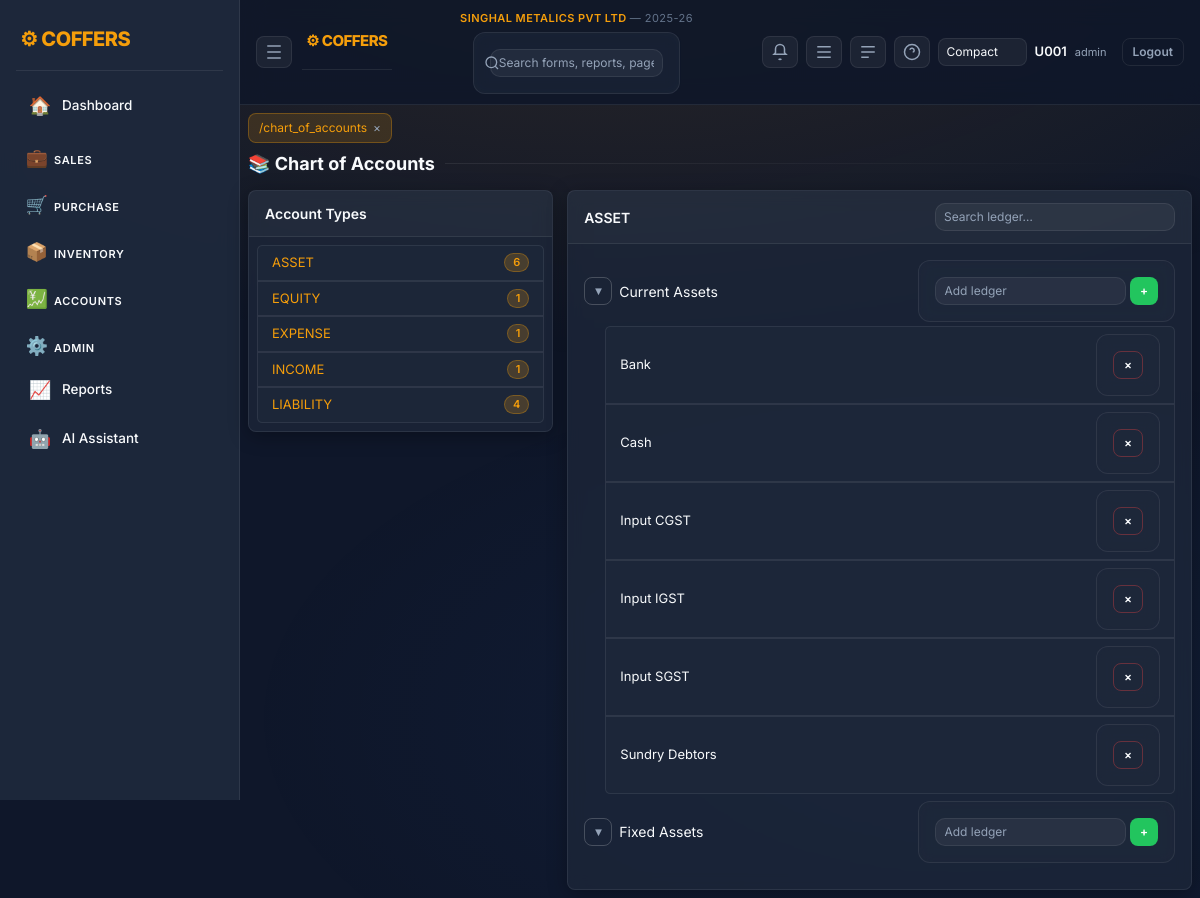
Screenshot of /chart_of_accounts (signed in) with the database file from the repository.
### tables this page shows
CREATE TABLE company_mast(
          company_id INTEGER PRIMARY KEY AUTOINCREMENT,
          company_name TEXT,
          short_name TEXT,
          gstin TEXT,
          address TEXT,
          city TEXT,
          state TEXT
        , group_name TEXT, company_logo TEXT, app_logo TEXT);

CREATE TABLE financial_years(
          fy_id INTEGER PRIMARY KEY AUTOINCREMENT,
          company_id INTEGER,
          fy_name TEXT,
          start_date TEXT,
          end_date TEXT
        );

CREATE TABLE acc_groups(
    group_id INTEGER PRIMARY KEY AUTOINCREMENT,
    group_name TEXT UNIQUE,
    parent_group TEXT,
    acc_type TEXT
);

CREATE TABLE ledgers(
    ledger_id INTEGER PRIMARY KEY AUTOINCREMENT,
    ledger_name TEXT UNIQUE,
    group_id INTEGER,
    opening_balance REAL DEFAULT 0
);

### app.py (the view, shortened to what this page needs)
@app.route("/chart_of_accounts", methods=["GET","POST"])
def chart_of_accounts():
    if "user" not in session:
        return redirect("/")
    con = db()
    types = sorted({r[0] for r in con.execute("SELECT DISTINCT acc_type FROM acc_groups").fetchall()})
    selected = request.args.get("type") or (types[0] if types else "")
    tree = []
    if selected:
        groups = con.execute("""
            SELECT group_id,group_name
            FROM acc_groups
            WHERE acc_type=?
            ORDER BY group_name
        """, (selected,)).fetchall()
        for g in groups:
            gid, gname = g[0], g[1]
            ledgers = con.execute("""
                SELECT ledger_id,ledger_name
                FROM ledgers
                WHERE group_id=?
                ORDER BY ledger_name
            """, (gid,)).fetchall()
            tree.append({"id": gid, "name": gname, "ledgers": ledgers})
    summary = []
    for t in types:
        cnt = con.execute("""
            SELECT COUNT(*)
            FROM ledgers l
            JOIN acc_groups g ON l.group_id=g.group_id
            WHERE g.acc_type=?
        """, (t,)).fetchone()[0]
        summary.append((t, cnt))
    return render_template("chart_of_accounts.html", types=types, selected=selected, tree=tree, summary=summary)

### app.py (called while the page is built)
def today():
    return date.today().isoformat()

def db():
    con = getattr(g, "_db", None)
    if con is None:
        con = sqlite3.connect(DB)
        con.row_factory = sqlite3.Row
        g._db = con
    return con

def ensure_company_context(con):
    ensure_company_core(con)
    row = con.execute("SELECT company_id,company_name FROM company_mast ORDER BY company_id LIMIT 1").fetchone()
    if row and "company_id" not in session:
        session["company_id"] = row["company_id"]
        session["company_name"] = row["company_name"]
    company_id = session.get("company_id")
    if company_id:
        fy = con.execute("""
            SELECT fy_id,fy_name,start_date,end_date
            FROM financial_years
            WHERE company_id=?
            ORDER BY start_date
        """, (company_id,)).fetchone()
        if fy:
            session.setdefault("fy_id", fy["fy_id"])
            session.setdefault("fy_name", fy["fy_name"])
            session.setdefault("fy_start", fy["start_date"])
            session.setdefault("fy_end", fy["end_date"])

@app.before_request
def enforce_login():
    open_endpoints = {
        "login",
        "logout",
        "static",
        "so_preview", "so_accept", "so_decline",
        "la_preview", "la_accept", "la_decline",
        "po_preview", "po_accept", "po_decline",
        "two_factor",
        "public_rates",
    }
    if request.endpoint in open_endpoints or request.endpoint is None:
        return
    if "user" not in session:
        return redirect("/")
    con = db()
    ensure_company_context(con)
    now = int(time.time())
    last = session.get("last_seen", now)
    if now - last > 1800:
        session.clear()
        return redirect("/")
    session["last_seen"] = now

### templates/chart_of_accounts.html (shortened to what this page needs)
{% extends "base.html" %}
{% block content %}
<div class="page-heading">
  <h3>📚 Chart of Accounts</h3>
</div>
<div class="row g-3">
  <div class="col-12 col-md-4">
    <div class="card">
      <div class="card-header">Account Types</div>
      <div class="card-body" style="padding:8px">
        <ul class="list-group">
          {% for t, count in summary %}
          <li class="list-group-item d-flex justify-content-between align-items-center">
            <a href="/chart_of_accounts?type={{ t }}">{{ t }}</a>
            <span class="badge bg-primary rounded-pill">{{ count }}</span>
          </li>
          {% endfor %}
        </ul>
      </div>
    </div>
  </div>
  <div class="col-12 col-md-8">
    <div class="card">
      <div class="card-header d-flex justify-content-between align-items-center">
        <span>{{ selected or 'Select a type' }}</span>
        <input id="ledgerSearch" class="form-control"
          style="max-width:240px;border:none;background:rgba(255,255,255,0.05);" placeholder="Search ledger…">
      </div>
      <div class="card-body">
        <div id="coaTree">
          {% if tree and selected %}
          {% for g in tree %}
          <div class="mb-2 coa-group">
            <div class="d-flex justify-content-between align-items-center">
              <button type="button" class="btn btn-sm btn-outline-secondary me-2 coa-toggle"
                data-target="grp{{ g.id }}">▾</button>
              <div class="flex-grow-1">{{ g.name }}</div>
              <form method="post" class="d-flex ms-2" style="max-width:260px">
                <input name="ledger_name" class="form-control form-control-sm me-1" placeholder="Add ledger">
                <button class="btn btn-sm btn-success">+</button>
              </form>
            </div>
            <ul id="grp{{ g.id }}" class="list-group mt-1 ms-4">
              {% for l in g.ledgers %}
              <li class="list-group-item d-flex justify-content-between align-items-center coa-node">
                <span class="coa-name">{{ l[1] }}</span>
                <form method="post" onsubmit="return confirm('Delete ledger {{ l[1] }}?')">
                  <button class="btn btn-sm btn-outline-danger">×</button>
                </form>
              </li>
              {% endfor %}
            </ul>
          </div>
          {% endfor %}
          {% else %}
          <div class="text-muted">Select a type to view groups and ledgers.</div>
          {% endif %}
        </div>
      </div>
    </div>
  </div>
  {% endblock %}

### templates/base.html (shortened to what this page needs)
<!doctype html>
<html lang="en">
<head>
<link href="https://cdn.jsdelivr.net/npm/bootstrap@5.3.2/dist/css/bootstrap.min.css" rel="stylesheet">
<link href="/static/css/style.css" rel="stylesheet">
</head>
<body>
{% set logged_in = session.user is defined and session.user %}
{% if logged_in %}
  <div class="layout">
    <aside class="sidebar">
      <div class="brand">⚙ COFFERS</div>
      <nav class="menu">
        {% set path = request.path if request else '' %}
        <a href="/dashboard" class="menu-item {% if path.startswith('/dashboard') %}active{% endif %}" title="Dashboard"><span class="icon">🏠</span><span class="label">Dashboard</span></a>
        <div class="menu-group">
          <button class="menu-title collapsible" data-target="group-sales">
            <span class="icon">💼</span><span class="label">Sales</span>
          </button>
        </div>
        <div class="menu-group">
          <button class="menu-title collapsible" data-target="group-purchase">
            <span class="icon">🛒</span><span class="label">Purchase</span>
          </button>
        </div>
        <div class="menu-group">
          <button class="menu-title collapsible" data-target="group-inventory">
            <span class="icon">📦</span><span class="label">Inventory</span>
          </button>
        </div>
        <div class="menu-group">
          <button class="menu-title collapsible" data-target="group-accounts">
            <span class="icon">💹</span><span class="label">Accounts</span>
          </button>
        </div>
        <div class="menu-group">
          <button class="menu-title collapsible" data-target="group-admin">
            <span class="icon">⚙️</span><span class="label">Admin</span>
          </button>
        </div>
        <a href="/control_report" class="menu-item {% if path.startswith('/control_report') %}active{% endif %}" title="Reports"><span class="icon">📈</span><span class="label">Reports</span></a>
        <a href="/ai" class="menu-item {% if path.startswith('/ai') %}active{% endif %}" title="AI Assistant"><span class="icon">🤖</span><span class="label">AI Assistant</span></a>
      </nav>
    </aside>
    <main class="main">
      <header class="topbar">
        <div class="top-left">
          <button class="icon-btn" id="collapseBtn" title="Collapse Sidebar">
            <svg xmlns="http://www.w3.org/2000/svg" width="18" height="18" viewBox="0 0 24 24" fill="none" stroke="currentColor" stroke-width="2"><path d="M3 4h18M3 12h18M3 20h18"/></svg>
          </button>
          <div class="brand" style="font-size:15px">⚙ COFFERS</div>
        </div>
        <div class="top-center">
          <div style="font-size:11px;color:#f59e0b;font-weight:600;letter-spacing:0.04em;margin-bottom:3px">
            {{ session.company_name or 'Company not set' }}
            {% if session.fy_name %}<span style="color:#64748b;font-weight:400"> &mdash; {{ session.fy_name }}</span>{% endif %}
          </div>
          <form class="search-wrap" method="get" action="/search">
            <svg class="search-icon" xmlns="http://www.w3.org/2000/svg" width="16" height="16" viewBox="0 0 24 24" fill="none" stroke="currentColor" stroke-width="2"><circle cx="11" cy="11" r="8"/><path d="m21 21-4.3-4.3"/></svg>
            <input class="search" name="q" placeholder="Search forms, reports, pages…" value="{{ request.args.get('q','') if request else '' }}">
          </form>
        </div>
        <div class="top-right">
          <a href="/notifications" class="icon-btn" id="notifBtn" title="Notifications">
            <svg xmlns="http://www.w3.org/2000/svg" width="18" height="18" viewBox="0 0 24 24" fill="none" stroke="currentColor" stroke-width="2"><path d="M6 8a6 6 0 1 1 12 0v5l2 2H4l2-2Z"/><path d="M13.73 21a2 2 0 0 1-3.46 0"/></svg>
          </a>
          <button class="icon-btn" id="rightToggle" title="AI Pane">
            <svg xmlns="http://www.w3.org/2000/svg" width="18" height="18" viewBox="0 0 24 24" fill="none" stroke="currentColor" stroke-width="2"><path d="M3 5h18M3 12h18M3 19h18"/></svg>
          </button>
          <button class="icon-btn" id="bottomToggle" title="Console">
            <svg xmlns="http://www.w3.org/2000/svg" width="18" height="18" viewBox="0 0 24 24" fill="none" stroke="currentColor" stroke-width="2"><path d="M3 5h18M3 12h18M3 19h10"/></svg>
          </button>
          <div class="dropdown">
            <button class="icon-btn" id="helpBtn">
              <svg xmlns="http://www.w3.org/2000/svg" width="18" height="18" viewBox="0 0 24 24" fill="none" stroke="currentColor" stroke-width="2"><circle cx="12" cy="12" r="10"/><path d="M9.09 9a3 3 0 0 1 5.83 1c0 1.5-1 2-2 2"/><path d="M12 17h.01"/></svg>
            </button>
          </div>
          <select id="densitySelect" class="form-select form-select-sm" style="max-width:120px">
            <option value="compact" {% if session.default_density=='compact' %}selected{% endif %}>Compact</option>
          </select>
          <div class="user">
            <span class="user-name">{{session.user or ''}}</span>
            <span class="user-role">{{session.role or ''}}</span>
            <a href="/logout" class="btn btn-sm btn-outline-light ms-2">Logout</a>
          </div>
        </div>
      </header>
      <section class="content">
        <div id="tabsBar" class="tabs"></div>
{% endif %}
        {% block content %}{% endblock %}
{% if logged_in %}
      </section>
    </main>
  </div>
{% endif %}
</body>
</html>

### rows the page displays
company_mast: company_name "SINGHAL METALICS PVT LTD"
financial_years: fy_name "2025-26"
acc_groups: name "Current Assets"
ledgers: ledger_name "Bank"
ledgers: ledger_name "Cash"
ledgers: ledger_name "Input CGST"
ledgers: ledger_name "Input IGST"
ledgers: ledger_name "Input SGST"
ledgers: ledger_name "Sundry Debtors"
acc_groups: name "Fixed Assets"

### other values shown
{{ session.user or '' }} "U001"
{{ session.role or '' }} "admin"
{{ t }} "ASSET" "EQUITY" "EXPENSE" "INCOME" "LIABILITY"
{{ count }} "6" "1" "1" "1" "4"
{{ selected or 'Select a type' }} "ASSET"
